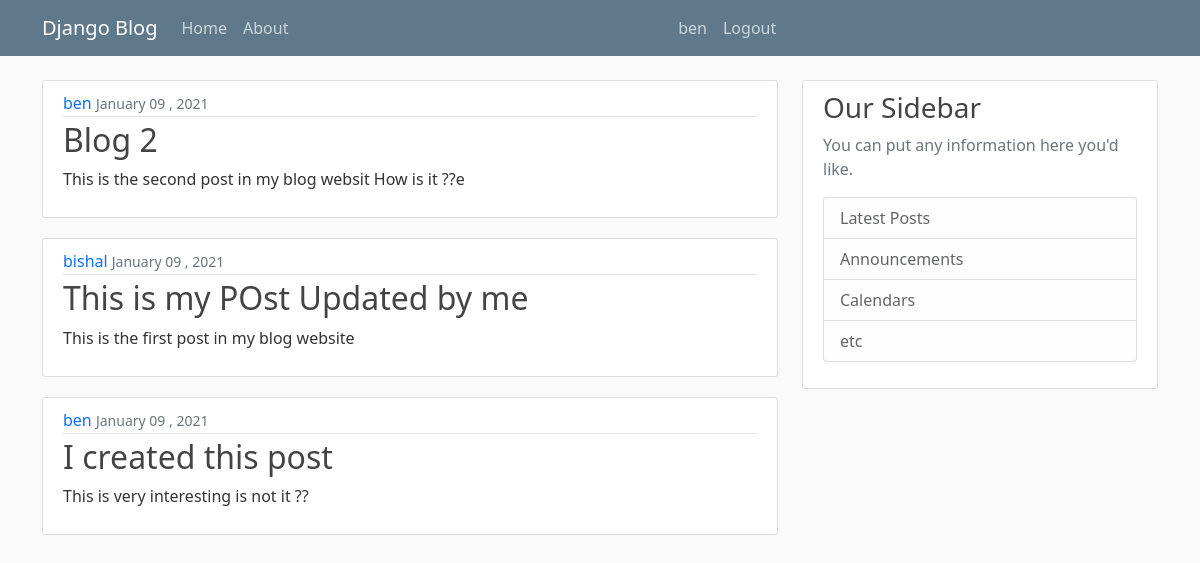
The app's page / (signed in) with its own data.
### blog/models.py (models this page shows, shortened)
class Post(models.Model):
    title = models.CharField(max_length=200)
    content = models.TextField()
    date_posted = models.DateTimeField(default=timezone.now)
    author = models.ForeignKey(User,on_delete=models.CASCADE)

### blog/views.py (the view)
# urls.py: path('', views.home,name='blog-home'),
def home(request):
    context = {
        'posts':Post.objects.all(),
    }
    return render(request,'blog/home.html',context)

### blog/templates/blog/home.html
{% extends 'blog/base.html' %} {% block content %} {% for post in posts %}
<article class="media content-section">
  <div class="media-body">
    <div class="article-metadata">
      <a class="mr-4" href="#" style="text-decoration: none"
        >{{ post.author }}</a
      >
      <small class="text-muted"> {{ post.date_posted|date:" F d , Y" }}</small>
    </div>
    <h2><a class="article-title" href="#">{{ post.title }}</a></h2>
    <p class="article-content">{{ post.content }}</p>
  </div>
</article>
{% endfor %} {% endblock content%}

### blog/templates/blog/base.html (shortened to what this page needs)
{%  load static %}
<!DOCTYPE html>
<html lang="en">
  <head>
    <link
      href="https://cdn.jsdelivr.net/npm/bootstrap@5.0.0-beta1/dist/css/bootstrap.min.css"
      rel="stylesheet"
    />
    <link rel="stylesheet" href="{% static 'blog/main.css' %}">
  </head>
  <body>
    <header class="site-header">
      <nav class="navbar navbar-expand-md navbar-dark bg-steel fixed-top">
        <div class="container">
          <a class="navbar-brand mr-4" href="{% url 'blog-home' %}">Django Blog</a>
          <div class="collapse navbar-collapse" id="navbarToggle">
            <div class="navbar-nav">
              <a class="nav-item nav-link" href="{% url 'blog-home' %}">Home</a>
              <a class="nav-item nav-link" href="{% url 'blog-about' %}">About</a>
            </div>
            <div class="navbar-nav mx-auto">
              {% if user.is_authenticated %}
              <a class="nav-item nav-link" href="{% url 'profile' %}">{{user.username}}</a>
              <a class="nav-item nav-link" href="{% url 'logout' %}">Logout</a>
              {% else %}
              <a class="nav-item nav-link" href="{% url 'login' %}">Login</a>
              <a class="nav-item nav-link" href="{% url 'register' %}">Register</a>
              {% endif %}
            </div>
          </div>
        </div>
      </nav>
    </header>
    <main role="main" class="container">
      <div class="row">
        <div class="col-md-8">
          {% block content %}{% endblock %}
        </div>
        <div class="col-md-4">
          <div class="content-section">
            <h3>Our Sidebar</h3>
            <p class='text-muted'>You can put any information here you'd like.
              <ul class="list-group">
                <li class="list-group-item list-group-item-light">Latest Posts</li>
                <li class="list-group-item list-group-item-light">Announcements</li>
                <li class="list-group-item list-group-item-light">Calendars</li>
                <li class="list-group-item list-group-item-light">etc</li>
              </ul>
            </p>
          </div>
        </div>
      </div>
    </main>
  </body>
</html>

### blog/static/blog/main.css (style rules this page uses)
body { background: #fafafa; color: #333333; margin-top: 5rem; }
h1, h2, h3, h4, h5, h6 { color: #444444; }
ul { margin: 0; }
.bg-steel { background-color: #5f788a; }
.site-header .navbar-nav .nav-link { color: #cbd5db; }
.content-section { background: #ffffff; padding: 10px 20px; border: 1px solid #dddddd; border-radius: 3px; margin-bottom: 20px; }
.article-title { color: #444444; text-decoration: none; }
.article-content { white-space: pre-line; }
.article-metadata { padding-bottom: 1px; margin-bottom: 4px; border-bottom: 1px solid #e3e3e3; }

### records on screen
Post: author "ben", date_posted "January 09 , 2021", title "Blog 2", content "This is the second post in my blog websit How is it ??e"
Post: author "bishal", date_posted "January 09 , 2021", title "This is my POst Updated by me", content "This is the first post in my blog website"
Post: author "ben", date_posted "January 09 , 2021", title "I created this post", content "This is very interesting is not it ??"

### other values on screen
{{ user.username }} "ben"
